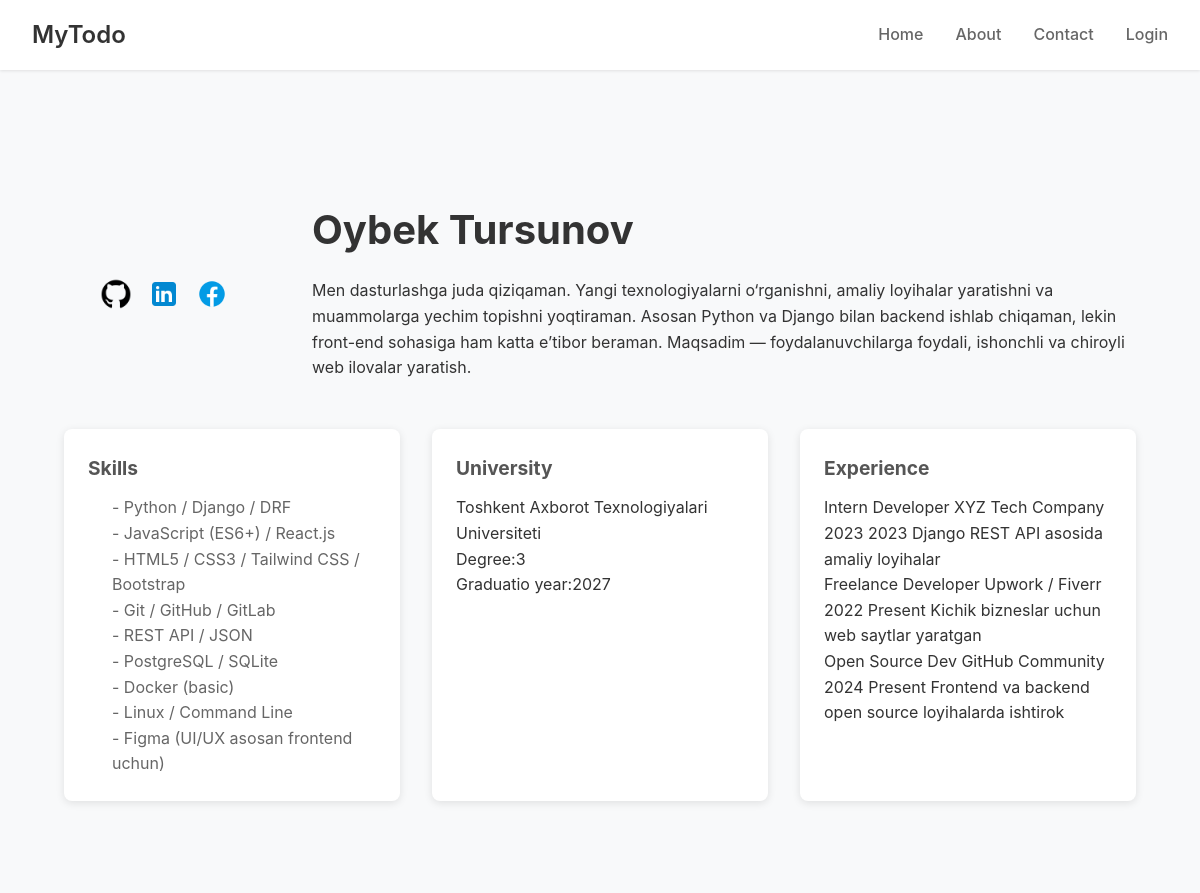
The page /about/ on the database its author committed.
### landing/models.py (models this page shows, shortened)
class About(models.Model):
    first_name = models.CharField(max_length=30)
    last_name = models.CharField(max_length=30)
    bio = models.TextField()
    profile_image = models.ImageField(upload_to='images/')
    skills = models.TextField(help_text="Comma-separated skills")
    university = models.CharField(max_length=100)
    degree = models.CharField(max_length=100)
    graduation_year = models.IntegerField()
    expirence = models.TextField(help_text="Comma-separated experiences")
    social_twitter = models.URLField(blank=True, null=True)
    social_linkedin = models.URLField(blank=True, null=True)
    social_github = models.URLField(blank=True, null=True)
    social_facebook = models.URLField(blank=True, null=True)

### landing/views.py (the view)
# urls.py: path('about/', views.about, name='about'),
def about(request):
    about = About.objects.first()
    return render(request, 'about.html', {'about': about})

### landing/templates/about.html (shortened to what this page needs)
{% extends 'base.html' %}
{% load static %}
{% block content %}
<link rel="stylesheet" href="{% static 'css/landing/about.css' %}">
<section class="about-section">
    <div class="about-top">
        <div class="about-left">
            <div class="social-links">
                {% if about.social_github %}
                <a href="{{ about.social_github }}" target="_blank"><img src="{% static 'images/github.png' %}" alt="GitHub"></a>
                {% endif %}
                {% if about.social_linkedin %}
                <a href="{{ about.social_linkedin }}" target="_blank"><img src="{% static 'images/linkedin.png' %}" alt="Twitter"></a>
                {% endif %}
                {% if about.social_facebook %}
                <a href="{{ about.social_facebook }}" target="_blank"><img src="{% static 'images/facebook.png' %}" alt="LinkedIn"></i></a>
                {% endif %}
            </div>
        </div>
        <div class="about-right">
            <h2 class="about-name">{{about.first_name}} {{about.last_name}}</h2>
            <p class="about-bio">
                {{ about.bio|linebreaks }}
            </p>
        </div>
    </div>
    <div class="about-bottom">
        <div class="about-skills">
            <h3>Skills</h3>
            <ul>
            {{ about.skills|linebreaks }}
            </ul>
        </div>
        <div class="about-education">
            <h3>University</h3>
            <p>{{about.university}}</p>
            <p>Degree:{{about.degree}}</p>
            <p>Graduatio year:{{about.graduation_year}}</p>
        </div>
        <div class="about-experience">
            <h3>Experience</h3>
            <p>{{ about.expirence|linebreaks }}</p>
        </div>
    </div>
</section>
{% endblock %}

### landing/templates/base.html (shortened to what this page needs)
{% load static %}
<!DOCTYPE html>
<html lang="en">
<head>
    <link rel="stylesheet" href="{% static 'css/landing/landing.css' %}">
</head>
<body>
    <header class="header">
        <nav class="navbar">
        <div class="nav-brand">MyTodo</div>
        <div class="nav-links">
            <a href="{% url 'home' %}" class="nav-link">Home</a>
            <a href="{% url 'about' %}" class="nav-link">About</a>
            <a href="{% url 'contact' %}" class="nav-link">Contact</a>
            {% if user.is_authenticated %}
            <form method="POST" action="{% url 'logout' %}">
            {% csrf_token %}
                <button type="submit" class="nav-button">Logout</button>
            </form>
            {% else %}
                <a href="{% url 'login' %}" class="nav-link">Login</a>
            {% endif %}
        </div>
        </nav>
    </header>
    <main class="main-content">
        {% block content %}
        {% endblock %}
    </main>
</body>
</html>

### static/css/landing/landing.css (style rules this page uses)
* { margin: 0; padding: 0; box-sizing: border-box; }
body { font-family: -apple-system, BlinkMacSystemFont, 'Segoe UI', Roboto, Oxygen, Ubuntu, Cantarell, sans-serif; line-height: 1.6; color: #333; background-color: #f8f9fa; }
.header { background-color: #fff; box-shadow: 0 1px 3px rgba(0, 0, 0, 0.1); position: sticky; top: 0; z-index: 100; }
.navbar { max-width: 1200px; margin: 0 auto; padding: 1rem 2rem; display: flex; justify-content: space-between; align-items: center; }
.nav-brand { font-size: 1.5rem; font-weight: 600; color: #333; }
.nav-links { display: flex; align-items: center; gap: 2rem; }
.nav-link { text-decoration: none; color: #666; font-weight: 500; transition: color 0.3s ease; }
.main-content { max-width: 1200px; margin: 0 auto; padding: 4rem 2rem; }

### static/css/landing/about.css (style rules this page uses)
.about-section { padding: 4rem 2rem; max-width: 1200px; margin: 0 auto; background-color: #f8f9fa; }
.about-top { display: flex; gap: 3rem; align-items: center; margin-bottom: 3rem; }
.about-left { display: flex; flex-direction: column; align-items: center; gap: 1rem; }
.social-links { display: flex; gap: 1rem; }
.social-links img { width: 32px; height: 32px; transition: transform 0.3s; }
.about-right { flex: 1; }
.about-name { font-size: 2.5rem; font-weight: 700; color: #333; margin-bottom: 1rem; }
.about-bio { font-size: 1.1rem; color: #666; line-height: 1.6; }
.about-bottom { display: grid; grid-template-columns: repeat(auto-fit, minmax(280px, 1fr)); gap: 2rem; }
.about-skills, .about-education, .about-experience { background-color: #fff; padding: 1.5rem; border-radius: 8px; box-shadow: 0 2px 8px rgba(0,0,0,0.1); }
.about-skills h3, .about-education h3, .about-experience h3 { color: #555; font-size: 1.2rem; margin-bottom: 0.75rem; }
.about-skills ul, .about-experience ul { list-style: disc; padding-left: 1.5rem; color: #666; line-height: 1.6; }

### rows shown on the page
About: first_name "Oybek", last_name "Tursunov", bio "Men dasturlashga juda qiziqaman. Yangi texnologiyalarni o‘rganishni, amaliy loyihalar yaratishni va muammolarga yechim topishni yoqtiraman. Asosan Python va Django bilan backend ishlab chiqaman, lekin front-end sohasiga ham katta e’tibor beraman. Maqsadim — foydalanuvchilarga foydali, ishonchli va chiroyli web ilovalar yaratish.", skills "- Python / Django / DRF - JavaScript (ES6+) / React.js - HTML5 / CSS3 / Tailwind CSS / Bootstrap - Git / GitHub / GitLab - REST API / JSON - PostgreSQL / SQLite - Docker (basic) - Linux / Command Line - Figma (UI/UX asosan frontend uchun)", university "Toshkent Axborot Texnologiyalari Universiteti", degree "3", graduation_year "2027", expirence "Intern Developer XYZ Tech Company 2023 2023 Django REST API asosida amaliy loyihalar Freelance Developer Upwork / Fiverr 2022 Present Kichik bizneslar uchun web saytlar yaratgan Open Source Dev GitHub Community 2024 Present Frontend va backend open source loyihalarda ishtirok"
